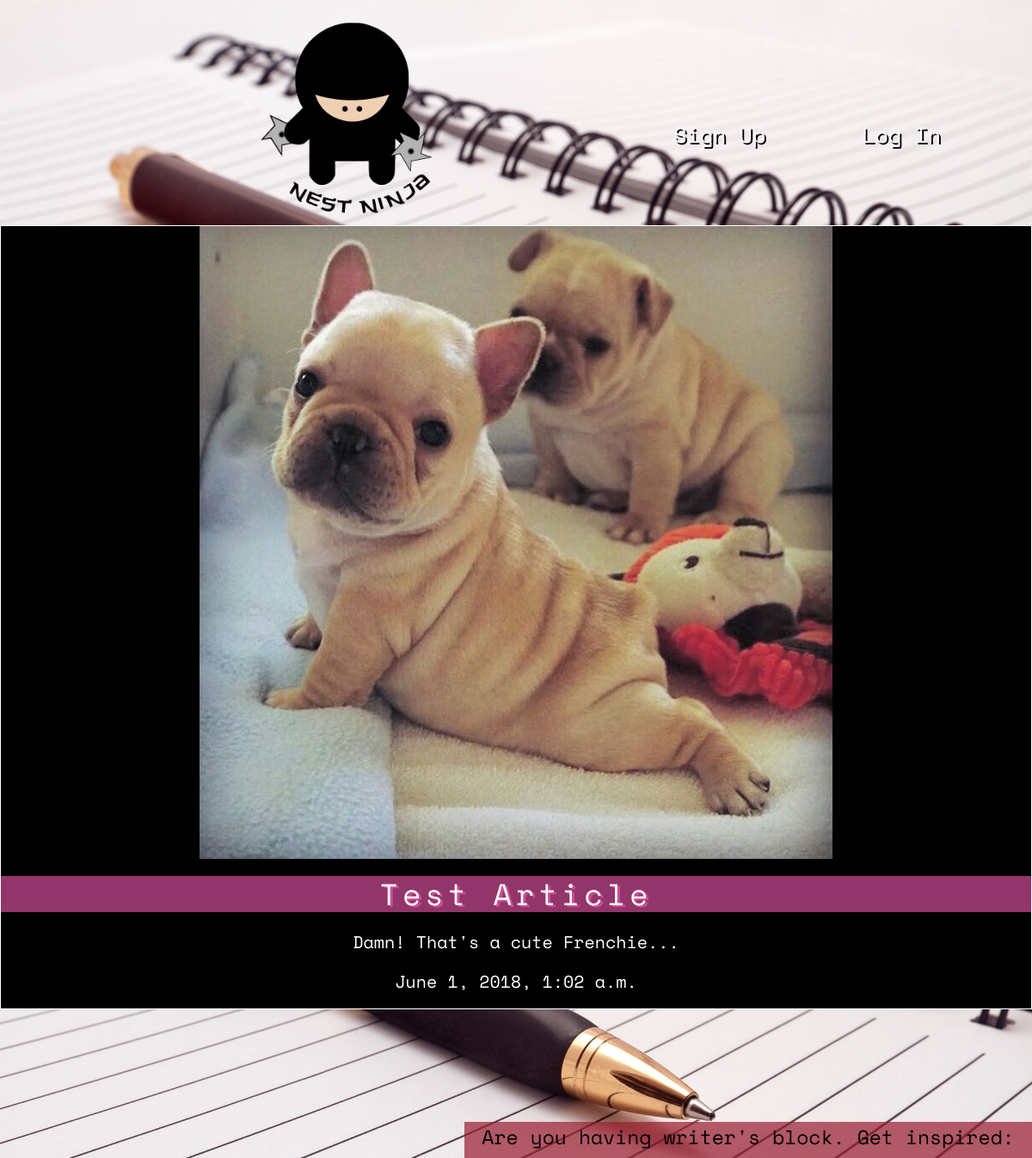
Page /articles/test3/ on the committed database.
### articles/models.py (models this page shows, shortened)
class Articles(models.Model):
    title = models.CharField(max_length=100)
    slug = models.SlugField()
    body = models.TextField()
    date = models.DateTimeField(auto_now_add=True)
    author = models.ForeignKey(User, on_delete=models.CASCADE, default=None)
    thumb = models.ImageField(default='default.png', blank=True)

### articles/views.py (the view)
# urls.py: url(r'^(?P<slug>[\w-]+)/$', views.article_detail, name='detail'),
def article_detail(request, slug):
    article = Articles.objects.get(slug=slug)
    return render(request, 'articles/article_detail.html', {'article': article})

### articles/templates/articles/article_detail.html
{% extends 'base_layout.html' %}
{% block content %}
<div class="article-detail">
  <div class="article">
  	<img id="foto" src="{{ article.thumb.url }}" />
    <h2>{{article.title}}</h2>
    <p>{{article.body}}</p>
    <p>{{article.date}}</p>
  </div>
</div>
{% endblock %}

### assets/styles.css (style rules this page uses)
body { background-color: #FCFFFE; background-image: url(/static/backG.jpeg); background-size: 100%; color: #fff; }
body * { font-family: 'Space Mono', monospace; }
h2 { text-align: center; font-weight: normal; margin: 0; letter-spacing: 5px; background-color: rgba(208, 76, 151, 0.7); text-shadow: 3px 2px #D04C97; }
div.article { background-color: black; margin-bottom: 35px; }
.article { padding: 10px; border: 1px solid white; position: relative; padding-bottom: 40px }
.article h2 { font-size: 45px: }
.article-detail .article { padding: 0; }
.article-detail .article h2 { text-align: center; margin: 20px auto; font-size: 35px }
.article-detail .article p { text-align: center; font-size: 20px; }
#foto { padding: 0; display: block; margin-left: auto; margin-right: auto; max-width: 100%; }

### rows in the picture
Articles: thumb (picture), title "Test Article", body "Damn! That's a cute Frenchie...", date "June 1, 2018, 1:02 a.m."
